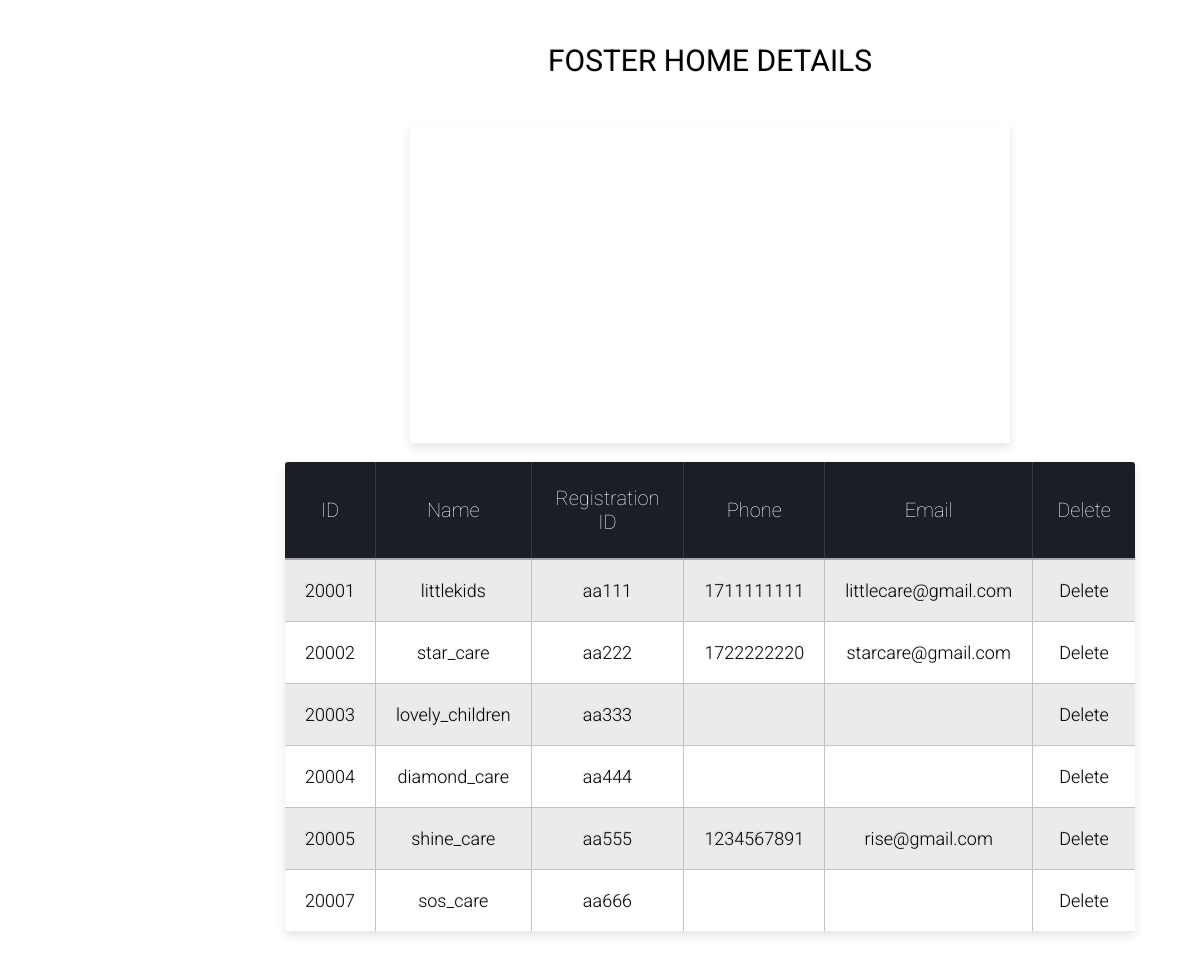
Page /MVC/View/FosterInfo.php on the committed database.
### tables this page shows
CREATE TABLE `foster` (
  `ID` int(5) NOT NULL,
  `foster_name` varchar(100) NOT NULL,
  `registration_ID` varchar(20) NOT NULL,
  `phone` int(20) DEFAULT NULL,
  `email` varchar(100) DEFAULT NULL,
  `foster_username` varchar(20) NOT NULL,
  `password` varchar(6) NOT NULL,
  `foster_area` varchar(100) DEFAULT NULL
);

### MVC/View/FosterInfo.php (the view, shortened to what this page needs)
<!DOCTYPE html>
<html lang="en">
<head>
</head>
<body><center>
  <div class=test>
<div class="table-title">
<h3>Foster Home details</h3>
</div>
<table class="table-fill">
<tbody class="table-hover">
    <div class=test>
<div class='table-title'>
</div>
<table class='table-fill'>
<thead>
    <tr>
      <th>ID</th>
      <th>Name</th>
      <th>Registration ID</th>
      <th>Phone</th>
      <th>Email</th>
      <th>Delete</th>
    </tr>
  </thead><tbody class='table-hover'>
<br>
<?php
require_once('DBconnect.php');
    $sql = "select * from foster";
    $result = $conn->query($sql);
if ($result -> num_rows > 0) {
  while($row = $result -> fetch_assoc()) {
    echo "<tr><td>".$row["ID"]."</td><td>".$row['foster_username']."</td><td>".$row['registration_ID']."</td><td>".$row['phone']."</td><td>".$row['email']."</td><td><a href='remove_foster.php?
    id=".$row['ID']."'>Delete</a></td></tr>";
  }
  echo "</tbody></table>";
}
     ?>
    </div></center>
    <br><br>
</body>
</html>

### MVC/View/FosterInfo.php (style rules this page uses)
body { font-family: "Roboto", helvetica, arial, sans-serif; font-size: 16px; font-weight: 400; text-rendering: optimizeLegibility; }
.test { margin-left: 220px; }
div.table-title { display: block; margin: auto; max-width: 600px; padding:5px; width: 100%; }
.table-title h3 { color: black; font-size: 30px; font-weight: 400; font-style:normal; font-family: "Roboto", helvetica, arial, sans-serif; text-shadow: -1px -1px 1px rgba(0, 0, 0, 0.1); text-transform:uppercase; }
.table-fill { background: white; border-radius:3px; border-collapse: collapse; height: 320px; margin: auto; max-width: 600px; padding:5px; width: 100%; box-shadow: 0 5px 10px rgba(0, 0, 0, 0.1); animation: float 5s infinite; }
th { color:white;; background:#1b1e24; border-bottom:2px solid #9ea7af; border-right: 1px solid #343a45; font-size:20px; font-weight: 100; padding:24px; text-align:center; text-shadow: 0 1px 1px rgba(0, 0, 0, 0.1); vertical-align:middle; }
th:first-child { border-top-left-radius:3px; }
th:last-child { border-top-right-radius:3px; border-right:none; }
tr { border-top: 1px solid white; border-bottom: 1px solid #C1C3D1; color:black; font-size:16px; font-weight:normal; text-shadow: 0 1px 1px rgba(256, 256, 256, 0.1); }
a { color: inherit; text-decoration: inherit; }
tr:first-child { border-top:none; }
tr:last-child { border-bottom:none; }
tr:nth-child(odd) td { background:#EBEBEB; }
tr:last-child td:first-child { border-bottom-left-radius:3px; }
tr:last-child td:last-child { border-bottom-right-radius:3px; }
td { background:#FFFFFF; padding:20px; text-align:center; vertical-align:middle; font-weight:300; font-size:18px; text-shadow: -1px -1px 1px rgba(0, 0, 0, 0.1); border-right: 1px solid #C1C3D1; }
td:last-child { border-right: 0px; }

### rows in the picture
foster: ID "20001", foster_username "littlekids", registration_ID "aa111", phone "1711111111", email "littlecare@gmail.com"
foster: ID "20002", foster_username "star_care", registration_ID "aa222", phone "1722222220", email "starcare@gmail.com"
foster: ID "20003", foster_username "lovely_children", registration_ID "aa333"
foster: ID "20004", foster_username "diamond_care", registration_ID "aa444"
foster: ID "20005", foster_username "shine_care", registration_ID "aa555", phone "1234567891", email "rise@gmail.com"
foster: ID "20007", foster_username "sos_care", registration_ID "aa666"
